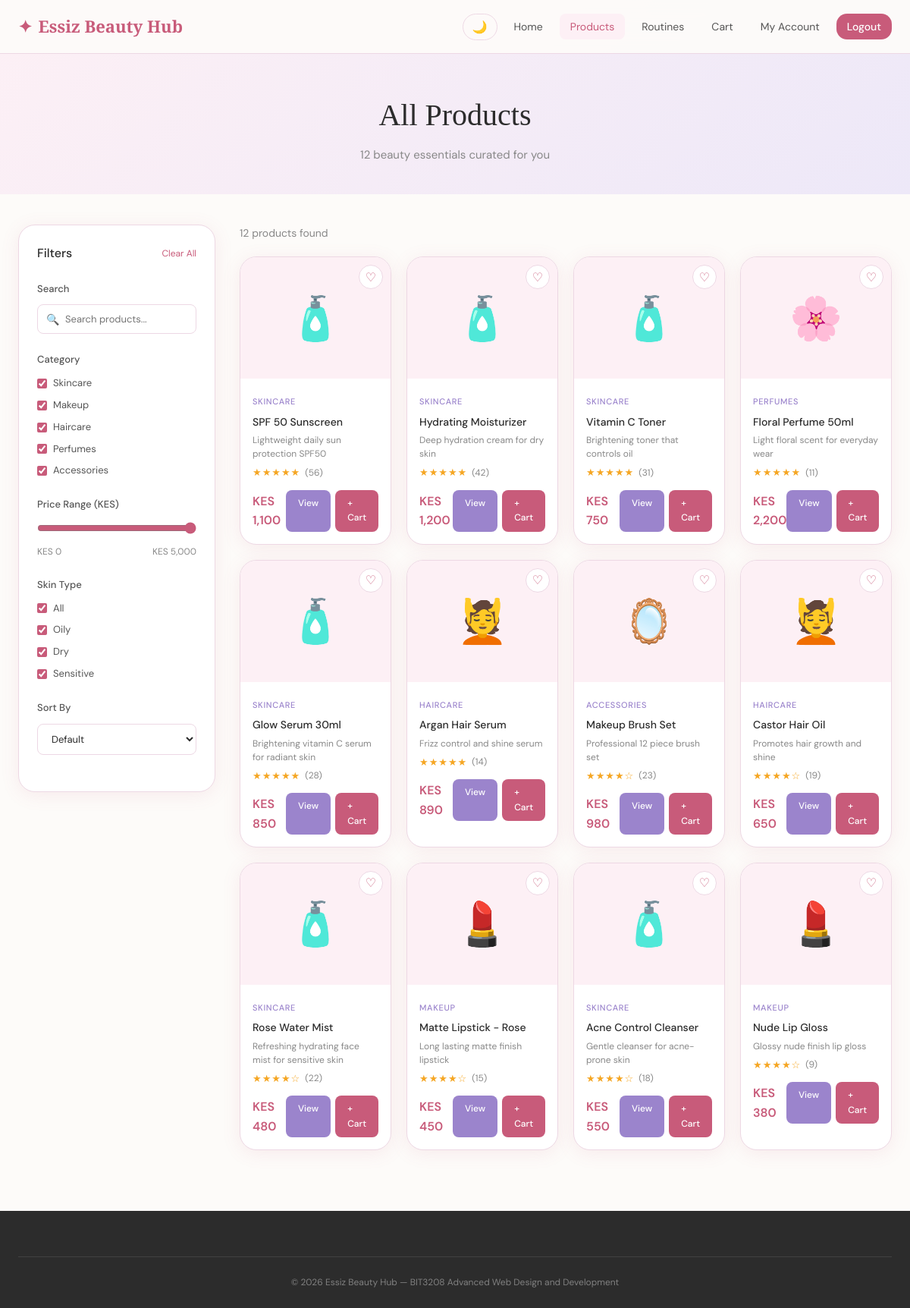
The page /products.php (signed in) on the database its author committed.
### tables this page shows
CREATE TABLE IF NOT EXISTS products (
  product_id   INT PRIMARY KEY AUTO_INCREMENT,
  name         VARCHAR(150) NOT NULL,
  category     VARCHAR(80) NOT NULL,
  description  TEXT,
  price        DECIMAL(10,2) NOT NULL,
  stock        INT DEFAULT 0,
  skin_type    VARCHAR(80),
  rating       DECIMAL(3,1) DEFAULT 0.0,
  review_count INT DEFAULT 0,
  created_at   TIMESTAMP DEFAULT CURRENT_TIMESTAMP
);

### includes/session.php (called while the page is built, shortened)
<?php
function isLoggedIn()  { return isset($_SESSION['user_id']) && !empty($_SESSION['user_id']); }
?>

### products.php (the view, shortened to what this page needs)
<?php
require_once 'includes/db_connect.php';
require_once 'includes/session.php';
$icons = ['Skincare'=>'🧴','Makeup'=>'💄','Haircare'=>'💆','Perfumes'=>'🌸','Accessories'=>'🪞'];
$products_result = mysqli_query($conn, "SELECT * FROM products ORDER BY rating DESC");
$total = mysqli_num_rows($products_result);
?>
<!DOCTYPE html>
<html lang="en">
<head>
  <link rel="stylesheet" href="css/style.css">
</head>
<body>
<nav class="navbar" id="navbar">
  <div class="nav-container">
    <a href="index.php" class="nav-brand"><span class="brand-star">✦</span> Essiz Beauty Hub</a>
    <ul class="nav-links" id="navLinks">
      <li>
  <button class="dark-toggle" id="darkToggle" title="Toggle Dark Mode">🌙</button>
</li>
      <li><a href="index.php">Home</a></li>
      <li><a href="products.php" class="active">Products</a></li>
      <li><a href="routine_builder.php">Routines</a></li>
      <?php if (isLoggedIn()): ?>
        <li><a href="cart.php">Cart</a></li>
        <li><a href="dashboard.php">My Account</a></li>
        <li><a href="logout.php" class="btn-nav">Logout</a></li>
      <?php else: ?>
        <li><a href="login.php" class="btn-nav">Login</a></li>
      <?php endif; ?>
    </ul>
  </div>
</nav>
<div class="page-header">
  <div class="container">
    <h1>All Products</h1>
    <p><?php echo $total; ?> beauty essentials curated for you</p>
  </div>
</div>
<div class="products-layout container">
  <aside class="filters-sidebar" id="filtersSidebar">
    <div class="filters-header">
      <h3>Filters</h3>
      <button class="clear-filters" id="clearFilters">Clear All</button>
    </div>
    <div class="filter-group">
      <label>Search</label>
      <div class="search-wrapper">
        <span class="search-icon">🔍</span>
        <input type="text" id="searchInput" placeholder="Search products..."/>
      </div>
    </div>
    <div class="filter-group">
      <label>Category</label>
      <div class="filter-options">
        <?php foreach(['Skincare','Makeup','Haircare','Perfumes','Accessories'] as $cat): ?>
        <label class="filter-option"><input type="checkbox" name="category" value="<?php echo $cat; ?>" checked> <?php echo $cat; ?></label>
        <?php endforeach; ?>
      </div>
    </div>
    <div class="filter-group">
      <label>Price Range (KES)</label>
      <div class="price-range">
        <input type="range" id="priceRange" min="0" max="5000" value="5000" step="100"/>
        <div class="price-labels"><span>KES 0</span><span id="priceValue">KES 5,000</span></div>
      </div>
    </div>
    <div class="filter-group">
      <label>Skin Type</label>
      <div class="filter-options">
        <?php foreach(['All','Oily','Dry','Sensitive'] as $s): ?>
        <label class="filter-option"><input type="checkbox" name="skin" value="<?php echo $s; ?>" checked> <?php echo $s; ?></label>
        <?php endforeach; ?>
      </div>
    </div>
    <div class="filter-group">
      <label>Sort By</label>
      <select id="sortSelect">
        <option value="default">Default</option>
      </select>
    </div>
  </aside>
  <main class="products-main">
    <div class="products-toolbar">
      <span id="productCount"><?php echo $total; ?> products found</span>
    </div>
    <div class="products-grid" id="productsGrid">
      <?php while ($p = mysqli_fetch_assoc($products_result)):
        $stars = str_repeat('★', round($p['rating'])) . str_repeat('☆', 5 - round($p['rating']));
        $icon  = $icons[$p['category']] ?? '✨';
      ?>
      <div class="product-card"
           data-category="<?php echo $p['category']; ?>"
           data-price="<?php echo $p['price']; ?>"
           data-skin="<?php echo $p['skin_type']; ?>"
           data-rating="<?php echo $p['rating']; ?>"
           data-name="<?php echo strtolower($p['name']); ?>">
        <div class="product-image">
          <div class="product-icon"><?php echo $icon; ?></div>
          <a href="wishlist.php?add=<?php echo $p['product_id']; ?>" class="wishlist-btn" title="Add to Wishlist">♡</a>
        </div>
        <div class="product-info">
          <span class="product-category"><?php echo $p['category']; ?></span>
          <h3 class="product-name"><?php echo htmlspecialchars($p['name']); ?></h3>
          <p class="product-desc"><?php echo htmlspecialchars($p['description']); ?></p>
          <div class="product-rating">
            <span class="stars"><?php echo $stars; ?></span>
            <span class="rating-num">(<?php echo $p['review_count']; ?>)</span>
          </div>
          <div class="product-footer">
            <span class="product-price">KES <?php echo number_format($p['price']); ?></span>
            <div style="display:flex;gap:6px;">
              <a href="product_detail.php?id=<?php echo $p['product_id']; ?>" class="btn-cart" style="background:var(--lavender);">View</a>
              <a href="cart.php?add=<?php echo $p['product_id']; ?>" class="btn-cart">+ Cart</a>
            </div>
          </div>
        </div>
      </div>
      <?php endwhile; ?>
    </div>
  </main>
</div>
<footer class="footer">
  <div class="container">
    <div class="footer-bottom">
      <p>© <?php echo date('Y'); ?> Essiz Beauty Hub — BIT3208 Advanced Web Design and Development</p>
    </div>
  </div>
</footer>
</body>
</html>

### rows shown on the page
products: category "🧴", category "SKINCARE", name "SPF 50 Sunscreen", description "Lightweight daily sun protection SPF50", rating "★★★★★", review_count "56", price "1,100"
products: category "🧴", category "SKINCARE", name "Hydrating Moisturizer", description "Deep hydration cream for dry skin", rating "★★★★★", review_count "42", price "1,200"
products: category "🧴", category "SKINCARE", name "Vitamin C Toner", description "Brightening toner that controls oil", rating "★★★★★", review_count "31", price "750"
products: category "🌸", category "PERFUMES", name "Floral Perfume 50ml", description "Light floral scent for everyday wear", rating "★★★★★", review_count "11", price "2,200"
products: category "🧴", category "SKINCARE", name "Glow Serum 30ml", description "Brightening vitamin C serum for radiant skin", rating "★★★★★", review_count "28", price "850"
products: category "💆", category "HAIRCARE", name "Argan Hair Serum", description "Frizz control and shine serum", rating "★★★★★", review_count "14", price "890"
products: category "🪞", category "ACCESSORIES", name "Makeup Brush Set", description "Professional 12 piece brush set", rating "★★★★☆", review_count "23", price "980"
products: category "💆", category "HAIRCARE", name "Castor Hair Oil", description "Promotes hair growth and shine", rating "★★★★☆", review_count "19", price "650"
products: category "🧴", category "SKINCARE", name "Rose Water Mist", description "Refreshing hydrating face mist for sensitive skin", rating "★★★★☆", review_count "22", price "480"
products: category "💄", category "MAKEUP", name "Matte Lipstick - Rose", description "Long lasting matte finish lipstick", rating "★★★★☆", review_count "15", price "450"
products: category "🧴", category "SKINCARE", name "Acne Control Cleanser", description "Gentle cleanser for acne-prone skin", rating "★★★★☆", review_count "18", price "550"
products: category "💄", category "MAKEUP", name "Nude Lip Gloss", description "Glossy nude finish lip gloss", rating "★★★★☆", review_count "9", price "380"

### other values the page prints
$total "12"
$cat "Skincare"
$cat "Makeup"
$cat "Haircare"
$cat "Perfumes"
$cat "Accessories"
$s "All"
$s "Oily"
$s "Dry"
$s "Sensitive"
